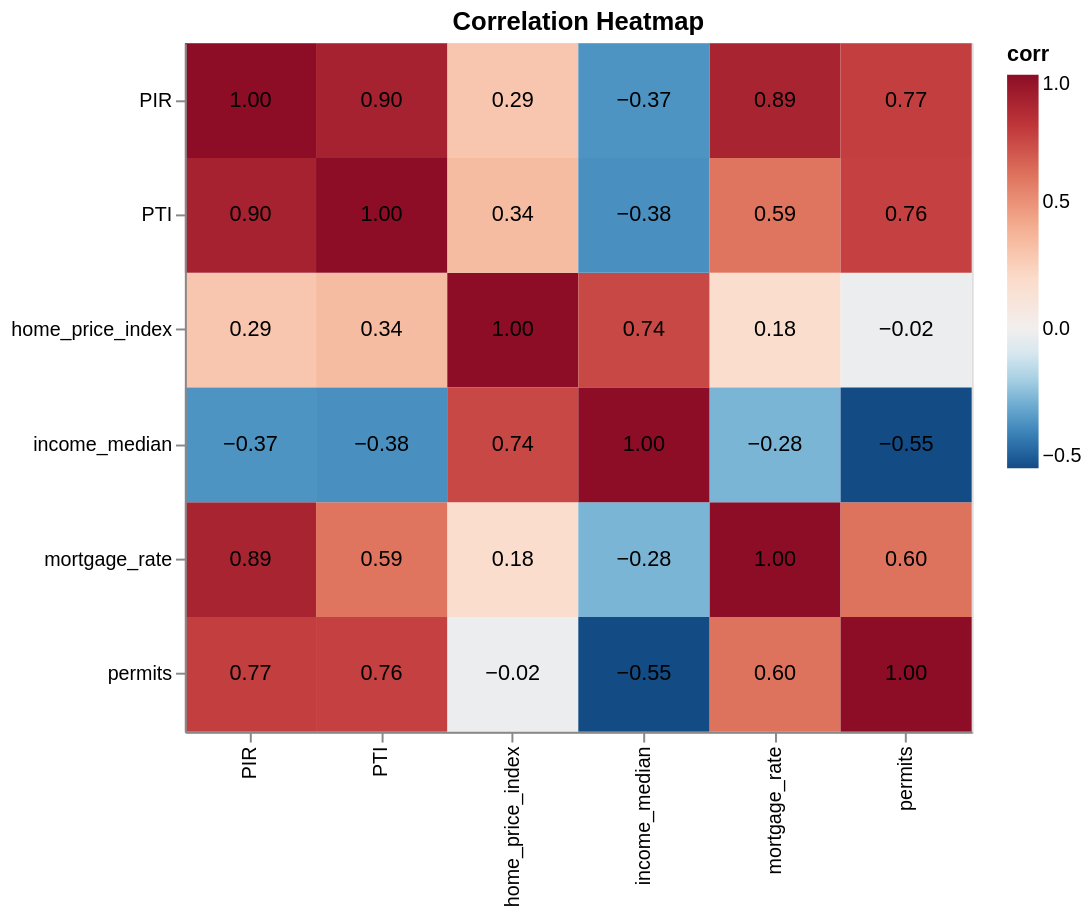

Notebook cell for this chart:
### Code cell
# Chart 3: Correlation heatmap
corr_cols=['home_price_index','mortgage_rate','income_median','permits','PIR','PTI']
corr=merged[corr_cols].corr(numeric_only=True)
corr_long=corr.reset_index().melt(id_vars='index').rename(columns={'index':'x','variable':'y'})
chart3=alt.Chart(corr_long).mark_rect().encode(x=alt.X('x',title=''),y=alt.Y('y',title=''),color=alt.Color('value',scale=alt.Scale(domainMid=0,scheme='redblue',reverse=True),title='corr')).properties(title='Correlation Heatmap',width=400,height=350)
chart3=chart3+alt.Chart(corr_long).mark_text().encode(x='x',y='y',text=alt.Text('value',format='.2f'),color=alt.value('black'))
chart3.save('output/correlation_heatmap.png')
chart3

### Figure 1 — Vega-Lite specification as saved in the notebook (floating-point values rounded to 4 significant figures)
{"config": {"view": {"continuousWidth": 300, "continuousHeight": 300}}, "layer": [{"mark": {"type": "rect"}, "encoding": {"color": {"field": "value", "scale": {"domainMid": 0, "reverse": true, "scheme": "redblue"}, "title": "corr", "type": "quantitative"}, "x": {"field": "x", "title": "", "type": "nominal"}, "y": {"field": "y", "title": "", "type": "nominal"}}, "title": "Correlation Heatmap"}, {"mark": {"type": "text"}, "encoding": {"color": {"value": "black"}, "text": {"field": "value", "format": ".2f", "type": "quantitative"}, "x": {"field": "x", "type": "nominal"}, "y": {"field": "y", "type": "nominal"}}}], "data": {"name": "data-0831ed32eb4f36fc9c00168ede8436b3"}, "height": 350, "width": 400, "$schema": "https://vega.github.io/schema/vega-lite/v6.1.0.json", "datasets": {"data-0831ed32eb4f36fc9c00168ede8436b3": [{"x": "home_price_index", "y": "home_price_index", "value": 1.0}, {"x": "mortgage_rate", "y": "home_price_index", "value": 0.1796}, {"x": "income_median", "y": "home_price_index", "value": 0.7414}, {"x": "permits", "y": "home_price_index", "value": -0.01891}, {"x": "PIR", "y": "home_price_index", "value": 0.2934}, {"x": "PTI", "y": "home_price_index", "value": 0.3395}, {"x": "home_price_index", "y": "mortgage_rate", "value": 0.1796}, {"x": "mortgage_rate", "y": "mortgage_rate", "value": 1.0}, {"x": "income_median", "y": "mortgage_rate", "value": -0.2772}, {"x": "permits", "y": "mortgage_rate", "value": 0.6043}, {"x": "PIR", "y": "mortgage_rate", "value": 0.8862}, {"x": "PTI", "y": "mortgage_rate", "value": 0.595}, {"x": "home_price_index", "y": "income_median", "value": 0.7414}, {"x": "mortgage_rate", "y": "income_median", "value": -0.2772}, {"x": "income_median", "y": "income_median", "value": 1.0}, {"x": "permits", "y": "income_median", "value": -0.5469}, {"x": "PIR", "y": "income_median", "value": -0.3659}, {"x": "PTI", "y": "income_median", "value": -0.3762}, {"x": "home_price_index", "y": "permits", "value": -0.01891}, {"x": "mortgage_rate", "y": "permits", "value": 0.6043}, {"x": "income_median", "y": "permits", "value": -0.5469}, {"x": "permits", "y": "permits", "value": 1.0}, {"x": "PIR", "y": "permits", "value": 0.7734}, {"x": "PTI", "y": "permits", "value": 0.7635}, {"x": "home_price_index", "y": "PIR", "value": 0.2934}, {"x": "mortgage_rate", "y": "PIR", "value": 0.8862}, {"x": "income_median", "y": "PIR", "value": -0.3659}, {"x": "permits", "y": "PIR", "value": 0.7734}, {"x": "PIR", "y": "PIR", "value": 1.0}, {"x": "PTI", "y": "PIR", "value": 0.8983}, {"x": "home_price_index", "y": "PTI", "value": 0.3395}, {"x": "mortgage_rate", "y": "PTI", "value": 0.595}, {"x": "income_median", "y": "PTI", "value": -0.3762}, {"x": "permits", "y": "PTI", "value": 0.7635}, {"x": "PIR", "y": "PTI", "value": 0.8983}, {"x": "PTI", "y": "PTI", "value": 1.0}]}}
